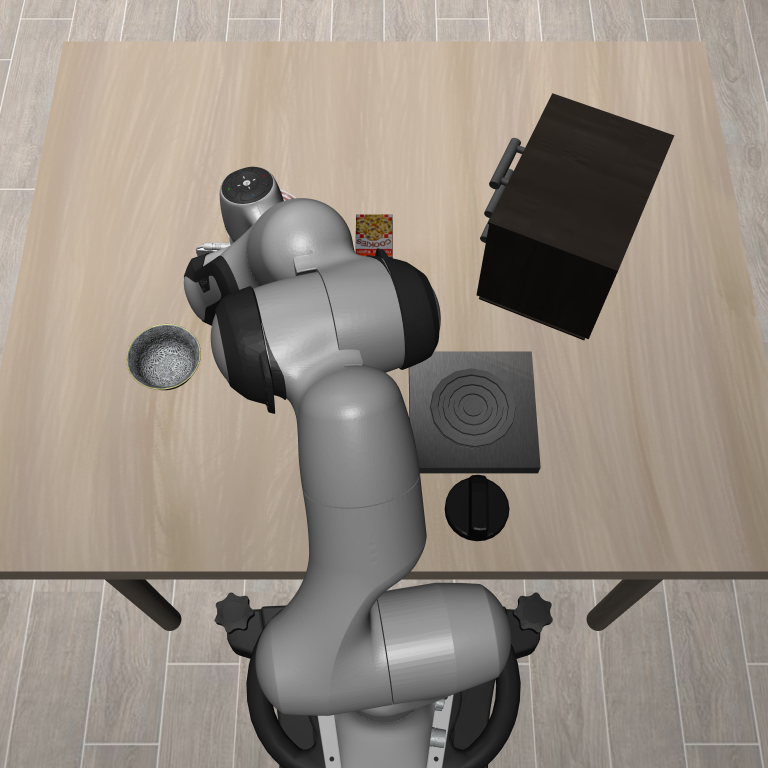
#> input picture paper/Figures/Figure1_views/backview.png, 1536 x 1536 px (shown at 1/2 size); its folder holds 4 pictures in this run
$ python gen_fig_viewpoint_performance.py
#> lines starting #> are read from the running program, lines starting #| are printed output that depends on the picture
# /// script
# requires-python = ">=3.11"
# dependencies = ["matplotlib==3.10.3", "numpy==1.26.4", "pillow>=10"]
# ///
"""Draw Figure 1 from archived single-view SFT evaluation counts.

Run with `uv run --script paper/Figures/gen_fig_viewpoint_performance.py`.
Alternatively, run with the existing openpi Conda environment's Python.
The adjacent JSON records the plotted counts and their archive sources.
The four images show one synchronized state, re-rendered at 1536 x 1536.
The compact image grid identifies the views; suite-level bar plots show
their performance differences, with explicitly marked cropped baselines.
"""

import json
from pathlib import Path

import matplotlib.pyplot as plt
import numpy as np
from PIL import Image


def main():
    """Export a vector PDF and a 600 dpi preview with identical dimensions."""
    plt.switch_backend("Agg")
    figure_dir = Path(__file__).resolve().parent
    data = json.loads((figure_dir / "Figure1_viewpoint_performance.json").read_text())
#> (reads paper/Figures/Figure1_viewpoint_performance.json from the repository)
    rates = np.array([view["successes"] for view in data["views"]], dtype=float)
    rates *= 100 / data["episodes_per_suite"]

    plt.rcParams.update(
        {
            "font.family": "serif",
            "font.serif": ["Liberation Serif", "Times New Roman", "DejaVu Serif"],
            "font.size": 9,
            "axes.labelsize": 9,
            "xtick.labelsize": 9,
            "ytick.labelsize": 8,
            "legend.fontsize": 9,
            "pdf.fonttype": 42,
            "ps.fonttype": 42,
            "axes.spines.top": False,
            "axes.spines.right": False,
            "axes.linewidth": 0.6,
        }
    )
    fig = plt.figure(figsize=(data["width_cm"] / 2.54, data["height_cm"] / 2.54))
    colors = ["#0072B2", "#E69F00", "#009E73", "#CC79A7"]
    fig.text(0.1645, 0.99, "(a) Camera views", ha="center", va="top", fontsize=9, fontweight="bold")
    image_width = 0.152
    image_height = image_width * data["width_cm"] / data["height_cm"]
    for i, view in enumerate(data["views"]):
        left = 0.005 + (i % 2) * 0.167
        bottom = 0.529 if i < 2 else 0.087
        ax = fig.add_axes([left, bottom, image_width, image_height])
        with Image.open(figure_dir / "Figure1_views" / f"{view['label'].lower()}view.png") as frame:
#> frame is the input picture: PIL image 1536x1536 RGB; mean R, G, B 150.2, 140.5, 130.4
            ax.imshow(frame, interpolation="lanczos")
        ax.set_xticks([])
        ax.set_yticks([])
        for spine in ax.spines.values():
            spine.set_visible(True)
            spine.set_color(colors[i])
            spine.set_linewidth(0.8)
        fig.text(
            left + image_width / 2,
            bottom - 0.015,
            view["label"],
            ha="center",
            va="top",
            color=colors[i],
            fontweight="bold",
            fontsize=8.5,
        )

    fig.text(0.694, 0.99, "(b) Single-view SFT success rate (%)", ha="center", va="top", fontsize=9, fontweight="bold")
    for suite_index, suite in enumerate(data["suite_labels"]):
        left = 0.395 + (suite_index % 2) * 0.325
        bottom = 0.569 if suite_index < 2 else 0.116
        ax = fig.add_axes([left, bottom, 0.273, 0.292])
        low, high = (60, 90) if suite_index < 3 else (20, 80)
        for i, value in enumerate(rates[:, suite_index]):
            bars = ax.bar(i, value, width=0.68, color=colors[i], edgecolor="white", linewidth=0.45, zorder=3)
            ax.bar_label(bars, fmt="%.1f", padding=2, fontsize=8, color="#222222")
        ax.set_xlim(-0.65, 3.65)
        ax.set_xticks(np.arange(4), [view["label"] for view in data["views"]], fontsize=8)
        ax.set_ylim(low, high)
        ax.set_yticks(np.linspace(low, high, 4))
        ax.tick_params(axis="y", length=2.5, pad=3, width=0.6)
        ax.tick_params(axis="x", length=0, pad=3)
        ax.set_title(suite, pad=6, fontsize=9.5, fontweight="bold")
        ax.spines["bottom"].set_visible(False)
        ax.spines["left"].set_color("#888888")
        ax.set_axisbelow(True)
        ax.grid(axis="y", color="#E5E5E5", linewidth=0.45)
        ax.plot(
            [0],
            [0],
            transform=ax.transAxes,
            marker=[(-1, -0.5), (1, 0.5)],
            markersize=6,
            markeredgewidth=0.8,
            color="#333333",
            linestyle="none",
            clip_on=False,
            zorder=5,
        )
    fig.savefig(figure_dir / "Figure1_viewpoint_performance.pdf", dpi=600, facecolor="white")
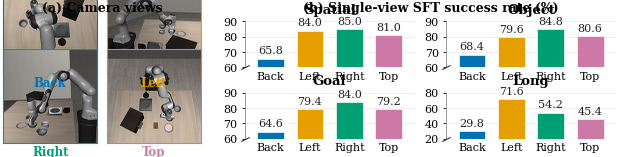
#> figure drawn by matplotlib, 8 panels
    fig.savefig(figure_dir / "Figure1_viewpoint_performance.png", dpi=600, facecolor="white")
    plt.close(fig)


if __name__ == "__main__":
    main()
